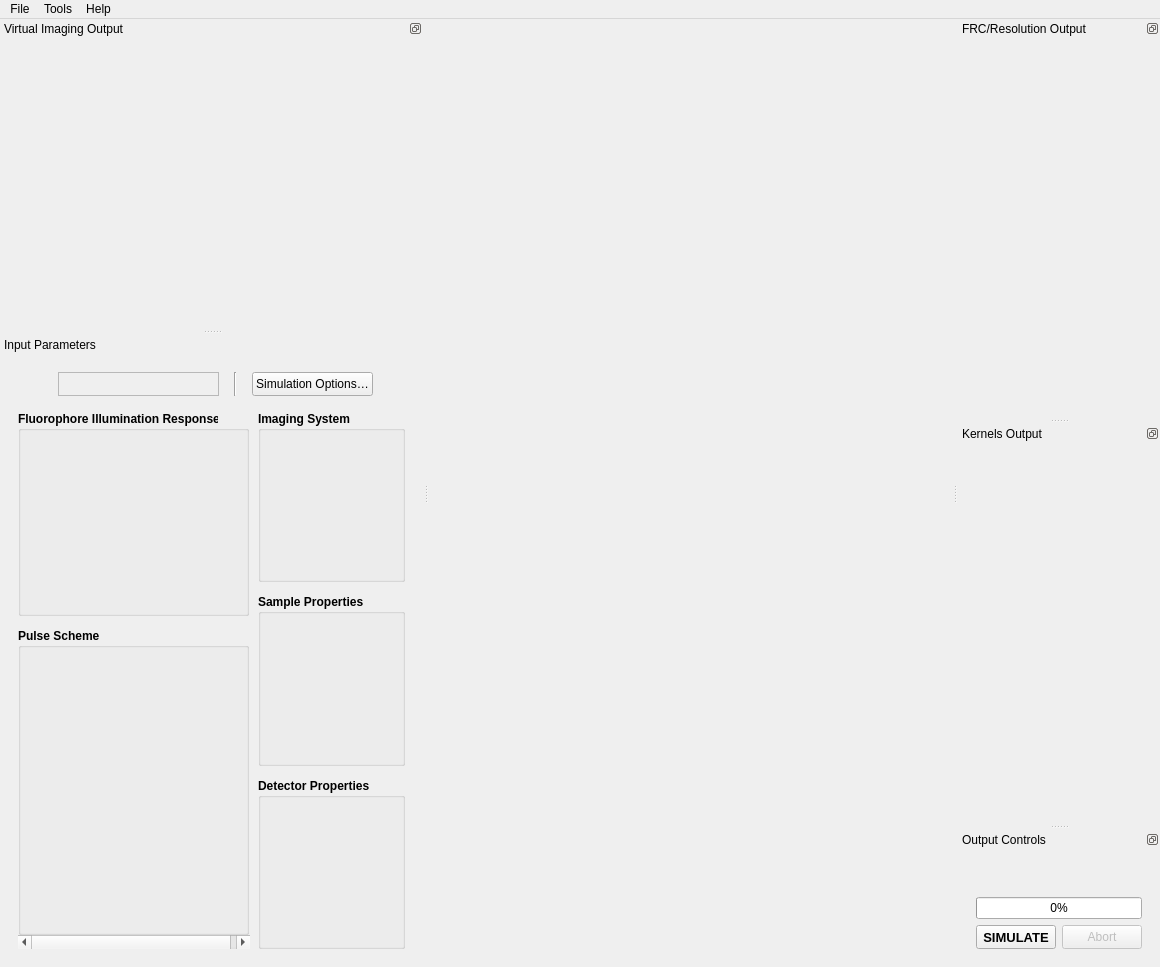
<?xml version="1.0" encoding="UTF-8"?>
<ui version="4.0">
 <class>frcpredict</class>
 <widget class="QMainWindow" name="frcpredict">
  <property name="geometry">
   <rect>
    <x>0</x>
    <y>0</y>
    <width>1160</width>
    <height>967</height>
   </rect>
  </property>
  <property name="minimumSize">
   <size>
    <width>0</width>
    <height>0</height>
   </size>
  </property>
  <property name="maximumSize">
   <size>
    <width>16777215</width>
    <height>16777215</height>
   </size>
  </property>
  <property name="windowTitle">
   <string>frcpredict</string>
  </property>
  <property name="dockOptions">
   <set>QMainWindow::AllowNestedDocks|QMainWindow::AllowTabbedDocks|QMainWindow::AnimatedDocks|QMainWindow::VerticalTabs</set>
  </property>
  <property name="unifiedTitleAndToolBarOnMac">
   <bool>true</bool>
  </property>
  <widget class="QWidget" name="centralwidget">
   <property name="sizePolicy">
    <sizepolicy hsizetype="Preferred" vsizetype="Preferred">
     <horstretch>0</horstretch>
     <verstretch>0</verstretch>
    </sizepolicy>
   </property>
   <layout class="QHBoxLayout" name="horizontalLayout">
    <property name="spacing">
     <number>24</number>
    </property>
    <property name="leftMargin">
     <number>18</number>
    </property>
    <property name="topMargin">
     <number>18</number>
    </property>
    <property name="rightMargin">
     <number>18</number>
    </property>
    <property name="bottomMargin">
     <number>18</number>
    </property>
   </layout>
  </widget>
  <widget class="QDockWidget" name="dckFrcResults">
   <property name="features">
    <set>QDockWidget::DockWidgetFloatable|QDockWidget::DockWidgetMovable</set>
   </property>
   <property name="allowedAreas">
    <set>Qt::LeftDockWidgetArea|Qt::RightDockWidgetArea</set>
   </property>
   <property name="windowTitle">
    <string>FRC/Resolution Output</string>
   </property>
   <attribute name="dockWidgetArea">
    <number>2</number>
   </attribute>
   <widget class="QWidget" name="dckFrcContents">
    <layout class="QGridLayout" name="gridLayout_8">
     <property name="leftMargin">
      <number>18</number>
     </property>
     <property name="topMargin">
      <number>18</number>
     </property>
     <property name="rightMargin">
      <number>18</number>
     </property>
     <property name="bottomMargin">
      <number>18</number>
     </property>
     <item row="1" column="0">
      <widget class="FrcResultsWidget" name="outFrcResults" native="true">
       <property name="minimumSize">
        <size>
         <width>0</width>
         <height>300</height>
        </size>
       </property>
      </widget>
     </item>
    </layout>
   </widget>
  </widget>
  <widget class="QDockWidget" name="dckKernelResults">
   <property name="features">
    <set>QDockWidget::DockWidgetFloatable|QDockWidget::DockWidgetMovable</set>
   </property>
   <property name="allowedAreas">
    <set>Qt::LeftDockWidgetArea|Qt::RightDockWidgetArea</set>
   </property>
   <property name="windowTitle">
    <string>Kernels Output</string>
   </property>
   <attribute name="dockWidgetArea">
    <number>2</number>
   </attribute>
   <widget class="QWidget" name="dckKernelContents">
    <layout class="QGridLayout" name="gridLayout_6">
     <property name="leftMargin">
      <number>18</number>
     </property>
     <property name="topMargin">
      <number>18</number>
     </property>
     <property name="rightMargin">
      <number>18</number>
     </property>
     <property name="bottomMargin">
      <number>18</number>
     </property>
     <item row="0" column="0">
      <widget class="KernelResultsWidget" name="outKernelResults" native="true">
       <property name="minimumSize">
        <size>
         <width>0</width>
         <height>300</height>
        </size>
       </property>
      </widget>
     </item>
    </layout>
   </widget>
  </widget>
  <widget class="QDockWidget" name="dckVirtualImagingResults">
   <property name="minimumSize">
    <size>
     <width>60</width>
     <height>118</height>
    </size>
   </property>
   <property name="features">
    <set>QDockWidget::DockWidgetFloatable|QDockWidget::DockWidgetMovable</set>
   </property>
   <property name="allowedAreas">
    <set>Qt::LeftDockWidgetArea|Qt::RightDockWidgetArea</set>
   </property>
   <property name="windowTitle">
    <string>Virtual Imaging Output</string>
   </property>
   <attribute name="dockWidgetArea">
    <number>1</number>
   </attribute>
   <widget class="QWidget" name="dckVirtualImagingContents">
    <layout class="QGridLayout" name="gridLayout_9">
     <property name="leftMargin">
      <number>18</number>
     </property>
     <property name="topMargin">
      <number>18</number>
     </property>
     <property name="rightMargin">
      <number>18</number>
     </property>
     <property name="bottomMargin">
      <number>18</number>
     </property>
     <item row="1" column="0">
      <widget class="VirtualImagingResultsWidget" name="outVirtualImagingResults" native="true">
       <property name="minimumSize">
        <size>
         <width>0</width>
         <height>60</height>
        </size>
       </property>
      </widget>
     </item>
    </layout>
   </widget>
  </widget>
  <widget class="QDockWidget" name="dckInput">
   <property name="features">
    <set>QDockWidget::DockWidgetMovable</set>
   </property>
   <property name="allowedAreas">
    <set>Qt::LeftDockWidgetArea|Qt::RightDockWidgetArea</set>
   </property>
   <property name="windowTitle">
    <string>Input Parameters</string>
   </property>
   <attribute name="dockWidgetArea">
    <number>1</number>
   </attribute>
   <widget class="QWidget" name="dockInputContents">
    <layout class="QGridLayout" name="gridLayout_10">
     <property name="leftMargin">
      <number>18</number>
     </property>
     <property name="topMargin">
      <number>18</number>
     </property>
     <property name="rightMargin">
      <number>10</number>
     </property>
     <property name="bottomMargin">
      <number>18</number>
     </property>
     <item row="0" column="0">
      <layout class="QVBoxLayout" name="verticalLayout_8" stretch="0,0">
       <property name="spacing">
        <number>15</number>
       </property>
       <item>
        <layout class="QHBoxLayout" name="horizontalLayout_3" stretch="1,4,0,0,1">
         <property name="leftMargin">
          <number>0</number>
         </property>
         <property name="rightMargin">
          <number>0</number>
         </property>
         <item>
          <spacer name="horizontalSpacer_2">
           <property name="orientation">
            <enum>Qt::Horizontal</enum>
           </property>
           <property name="sizeHint" stdset="0">
            <size>
             <width>40</width>
             <height>20</height>
            </size>
           </property>
          </spacer>
         </item>
         <item>
          <widget class="QFrame" name="frame">
           <property name="frameShape">
            <enum>QFrame::StyledPanel</enum>
           </property>
           <property name="frameShadow">
            <enum>QFrame::Plain</enum>
           </property>
           <layout class="QGridLayout" name="gridLayout_7" columnstretch="0">
            <property name="leftMargin">
             <number>9</number>
            </property>
            <property name="topMargin">
             <number>6</number>
            </property>
            <property name="rightMargin">
             <number>9</number>
            </property>
            <property name="bottomMargin">
             <number>6</number>
            </property>
            <item row="0" column="0">
             <widget class="ConfigPanelWidget" name="configPanel" native="true">
              <property name="minimumSize">
               <size>
                <width>0</width>
                <height>0</height>
               </size>
              </property>
             </widget>
            </item>
           </layout>
          </widget>
         </item>
         <item>
          <widget class="Line" name="line">
           <property name="orientation">
            <enum>Qt::Vertical</enum>
           </property>
          </widget>
         </item>
         <item>
          <widget class="QPushButton" name="btnSimulationSettings">
           <property name="minimumSize">
            <size>
             <width>0</width>
             <height>24</height>
            </size>
           </property>
           <property name="text">
            <string>Simulation Options…</string>
           </property>
          </widget>
         </item>
         <item>
          <spacer name="horizontalSpacer">
           <property name="orientation">
            <enum>Qt::Horizontal</enum>
           </property>
           <property name="sizeHint" stdset="0">
            <size>
             <width>40</width>
             <height>20</height>
            </size>
           </property>
          </spacer>
         </item>
        </layout>
       </item>
       <item>
        <layout class="QHBoxLayout" name="horizontalLayout_2" stretch="3,2">
         <property name="spacing">
          <number>8</number>
         </property>
         <item>
          <widget class="QScrollArea" name="scrollArea_2">
           <property name="frameShape">
            <enum>QFrame::NoFrame</enum>
           </property>
           <property name="widgetResizable">
            <bool>true</bool>
           </property>
           <widget class="QWidget" name="scrollAreaWidgetContents_3">
            <property name="geometry">
             <rect>
              <x>0</x>
              <y>0</y>
              <width>219</width>
              <height>707</height>
             </rect>
            </property>
            <layout class="QVBoxLayout" name="verticalLayout" stretch="2,3">
             <property name="spacing">
              <number>12</number>
             </property>
             <property name="leftMargin">
              <number>0</number>
             </property>
             <property name="topMargin">
              <number>0</number>
             </property>
             <property name="rightMargin">
              <number>8</number>
             </property>
             <property name="bottomMargin">
              <number>0</number>
             </property>
             <item>
              <widget class="QGroupBox" name="groupBox">
               <property name="font">
                <font>
                 <weight>75</weight>
                 <bold>true</bold>
                </font>
               </property>
               <property name="title">
                <string>Fluorophore Illumination Response</string>
               </property>
               <property name="flat">
                <bool>false</bool>
               </property>
               <layout class="QGridLayout" name="gridLayout">
                <item row="0" column="0">
                 <widget class="FluorophoreSettingsWidget" name="fluorophoreSettings" native="true">
                  <property name="font">
                   <font>
                    <weight>50</weight>
                    <bold>false</bold>
                   </font>
                  </property>
                 </widget>
                </item>
               </layout>
              </widget>
             </item>
             <item>
              <widget class="QGroupBox" name="groupBox_3">
               <property name="font">
                <font>
                 <weight>75</weight>
                 <bold>true</bold>
                </font>
               </property>
               <property name="title">
                <string>Pulse Scheme</string>
               </property>
               <layout class="QGridLayout" name="gridLayout_5">
                <item row="0" column="0">
                 <widget class="PulseSchemeWidget" name="pulseScheme" native="true">
                  <property name="font">
                   <font>
                    <weight>50</weight>
                    <bold>false</bold>
                   </font>
                  </property>
                 </widget>
                </item>
               </layout>
              </widget>
             </item>
            </layout>
           </widget>
          </widget>
         </item>
         <item>
          <widget class="QScrollArea" name="scrollArea_3">
           <property name="frameShape">
            <enum>QFrame::NoFrame</enum>
           </property>
           <property name="widgetResizable">
            <bool>true</bool>
           </property>
           <widget class="QWidget" name="scrollAreaWidgetContents_4">
            <property name="geometry">
             <rect>
              <x>0</x>
              <y>0</y>
              <width>143</width>
              <height>724</height>
             </rect>
            </property>
            <layout class="QVBoxLayout" name="verticalLayout_5">
             <property name="spacing">
              <number>12</number>
             </property>
             <property name="leftMargin">
              <number>0</number>
             </property>
             <property name="topMargin">
              <number>0</number>
             </property>
             <property name="rightMargin">
              <number>8</number>
             </property>
             <property name="bottomMargin">
              <number>0</number>
             </property>
             <item>
              <widget class="QGroupBox" name="groupBox_2">
               <property name="font">
                <font>
                 <weight>75</weight>
                 <bold>true</bold>
                </font>
               </property>
               <property name="title">
                <string>Imaging System</string>
               </property>
               <layout class="QGridLayout" name="gridLayout_4">
                <item row="0" column="0">
                 <widget class="ImagingSystemSettingsWidget" name="imagingSystemSettings" native="true">
                  <property name="font">
                   <font>
                    <weight>50</weight>
                    <bold>false</bold>
                   </font>
                  </property>
                 </widget>
                </item>
               </layout>
              </widget>
             </item>
             <item>
              <widget class="QGroupBox" name="groupBox_4">
               <property name="font">
                <font>
                 <weight>75</weight>
                 <bold>true</bold>
                </font>
               </property>
               <property name="title">
                <string>Sample Properties</string>
               </property>
               <layout class="QGridLayout" name="gridLayout_3">
                <item row="0" column="0">
                 <widget class="SamplePropertiesWidget" name="sampleProperties" native="true">
                  <property name="font">
                   <font>
                    <weight>50</weight>
                    <bold>false</bold>
                   </font>
                  </property>
                 </widget>
                </item>
               </layout>
              </widget>
             </item>
             <item>
              <widget class="QGroupBox" name="groupBox_5">
               <property name="font">
                <font>
                 <weight>75</weight>
                 <bold>true</bold>
                </font>
               </property>
               <property name="title">
                <string>Detector Properties</string>
               </property>
               <layout class="QGridLayout" name="gridLayout_2">
                <item row="1" column="0">
                 <widget class="DetectorPropertiesWidget" name="detectorProperties" native="true">
                  <property name="font">
                   <font>
                    <weight>50</weight>
                    <bold>false</bold>
                   </font>
                  </property>
                 </widget>
                </item>
               </layout>
              </widget>
             </item>
            </layout>
           </widget>
          </widget>
         </item>
        </layout>
       </item>
      </layout>
     </item>
    </layout>
   </widget>
  </widget>
  <widget class="QDockWidget" name="dckOutputDirector">
   <property name="features">
    <set>QDockWidget::DockWidgetFloatable|QDockWidget::DockWidgetMovable</set>
   </property>
   <property name="allowedAreas">
    <set>Qt::LeftDockWidgetArea|Qt::RightDockWidgetArea</set>
   </property>
   <property name="windowTitle">
    <string>Output Controls</string>
   </property>
   <attribute name="dockWidgetArea">
    <number>2</number>
   </attribute>
   <widget class="QWidget" name="dockWidgetContents">
    <layout class="QVBoxLayout" name="verticalLayout_3" stretch="1,0">
     <property name="leftMargin">
      <number>18</number>
     </property>
     <property name="topMargin">
      <number>18</number>
     </property>
     <property name="rightMargin">
      <number>18</number>
     </property>
     <property name="bottomMargin">
      <number>18</number>
     </property>
     <item>
      <widget class="OutputDirectorWidget" name="outputDirector" native="true">
       <property name="font">
        <font>
         <weight>50</weight>
         <bold>false</bold>
        </font>
       </property>
      </widget>
     </item>
     <item>
      <layout class="QVBoxLayout" name="verticalLayout_2">
       <property name="topMargin">
        <number>9</number>
       </property>
       <item>
        <widget class="QProgressBar" name="pbProgress">
         <property name="enabled">
          <bool>true</bool>
         </property>
         <property name="font">
          <font>
           <weight>50</weight>
           <bold>false</bold>
          </font>
         </property>
         <property name="value">
          <number>0</number>
         </property>
         <property name="textVisible">
          <bool>true</bool>
         </property>
        </widget>
       </item>
       <item>
        <layout class="QHBoxLayout" name="horizontalLayout_5" stretch="5,2">
         <item>
          <widget class="QPushButton" name="btnSimulateFrc">
           <property name="minimumSize">
            <size>
             <width>0</width>
             <height>24</height>
            </size>
           </property>
           <property name="font">
            <font>
             <pointsize>10</pointsize>
             <weight>75</weight>
             <bold>true</bold>
            </font>
           </property>
           <property name="text">
            <string>SIMULATE</string>
           </property>
          </widget>
         </item>
         <item>
          <widget class="QPushButton" name="btnAbort">
           <property name="enabled">
            <bool>false</bool>
           </property>
           <property name="minimumSize">
            <size>
             <width>0</width>
             <height>24</height>
            </size>
           </property>
           <property name="font">
            <font>
             <weight>50</weight>
             <bold>false</bold>
            </font>
           </property>
           <property name="text">
            <string>Abort</string>
           </property>
          </widget>
         </item>
        </layout>
       </item>
      </layout>
     </item>
    </layout>
   </widget>
  </widget>
  <widget class="QMenuBar" name="menuBar">
   <property name="geometry">
    <rect>
     <x>0</x>
     <y>0</y>
     <width>1160</width>
     <height>21</height>
    </rect>
   </property>
   <widget class="QMenu" name="menuFile">
    <property name="title">
     <string>File</string>
    </property>
    <widget class="QMenu" name="menuExportSimulation">
     <property name="enabled">
      <bool>false</bool>
     </property>
     <property name="title">
      <string>Export simulation</string>
     </property>
     <addaction name="actionExportJson"/>
     <addaction name="actionExportBinary"/>
    </widget>
    <addaction name="actionLoadSimulation"/>
    <addaction name="menuExportSimulation"/>
    <addaction name="separator"/>
    <addaction name="actionExit"/>
   </widget>
   <widget class="QMenu" name="menuTools">
    <property name="title">
     <string>Tools</string>
    </property>
    <addaction name="actionPreferences"/>
    <addaction name="actionResetInterface"/>
   </widget>
   <widget class="QMenu" name="menuHelp">
    <property name="title">
     <string>Help</string>
    </property>
    <addaction name="actionAbout"/>
   </widget>
   <addaction name="menuFile"/>
   <addaction name="menuTools"/>
   <addaction name="menuHelp"/>
  </widget>
  <action name="actionPreferences">
   <property name="text">
    <string>Preferences</string>
   </property>
  </action>
  <action name="actionExit">
   <property name="text">
    <string>Exit</string>
   </property>
  </action>
  <action name="actionAbout">
   <property name="text">
    <string>About</string>
   </property>
  </action>
  <action name="actionResetInterface">
   <property name="text">
    <string>Reset Interface</string>
   </property>
  </action>
  <action name="actionLoadSimulation">
   <property name="text">
    <string>Load saved simulation…</string>
   </property>
  </action>
  <action name="actionExportJson">
   <property name="enabled">
    <bool>false</bool>
   </property>
   <property name="text">
    <string>Export JSON… (small file, minor computations will re-run on load)</string>
   </property>
   <property name="toolTip">
    <string>Export JSON… (small file, minor computations will re-run on load)</string>
   </property>
  </action>
  <action name="actionExportBinary">
   <property name="enabled">
    <bool>false</bool>
   </property>
   <property name="text">
    <string>Export binary… (large file, all computation results pre-cached)</string>
   </property>
   <property name="toolTip">
    <string>Export binary… (large file, all computation results pre-cached)</string>
   </property>
  </action>
 </widget>
 <customwidgets>
  <customwidget>
   <class>ConfigPanelWidget</class>
   <extends>QWidget</extends>
   <header>frcpredict.ui</header>
   <container>1</container>
  </customwidget>
  <customwidget>
   <class>FluorophoreSettingsWidget</class>
   <extends>QWidget</extends>
   <header>frcpredict.ui</header>
   <container>1</container>
  </customwidget>
  <customwidget>
   <class>DetectorPropertiesWidget</class>
   <extends>QWidget</extends>
   <header>frcpredict.ui</header>
   <container>1</container>
  </customwidget>
  <customwidget>
   <class>SamplePropertiesWidget</class>
   <extends>QWidget</extends>
   <header>frcpredict.ui</header>
   <container>1</container>
  </customwidget>
  <customwidget>
   <class>ImagingSystemSettingsWidget</class>
   <extends>QWidget</extends>
   <header>frcpredict.ui</header>
   <container>1</container>
  </customwidget>
  <customwidget>
   <class>PulseSchemeWidget</class>
   <extends>QWidget</extends>
   <header>frcpredict.ui</header>
   <container>1</container>
  </customwidget>
  <customwidget>
   <class>FrcResultsWidget</class>
   <extends>QWidget</extends>
   <header>frcpredict.ui</header>
   <container>1</container>
  </customwidget>
  <customwidget>
   <class>VirtualImagingResultsWidget</class>
   <extends>QWidget</extends>
   <header>frcpredict.ui</header>
   <container>1</container>
  </customwidget>
  <customwidget>
   <class>OutputDirectorWidget</class>
   <extends>QWidget</extends>
   <header>frcpredict.ui</header>
   <container>1</container>
  </customwidget>
  <customwidget>
   <class>KernelResultsWidget</class>
   <extends>QWidget</extends>
   <header>frcpredict.ui</header>
   <container>1</container>
  </customwidget>
 </customwidgets>
 <resources/>
 <connections/>
</ui>
